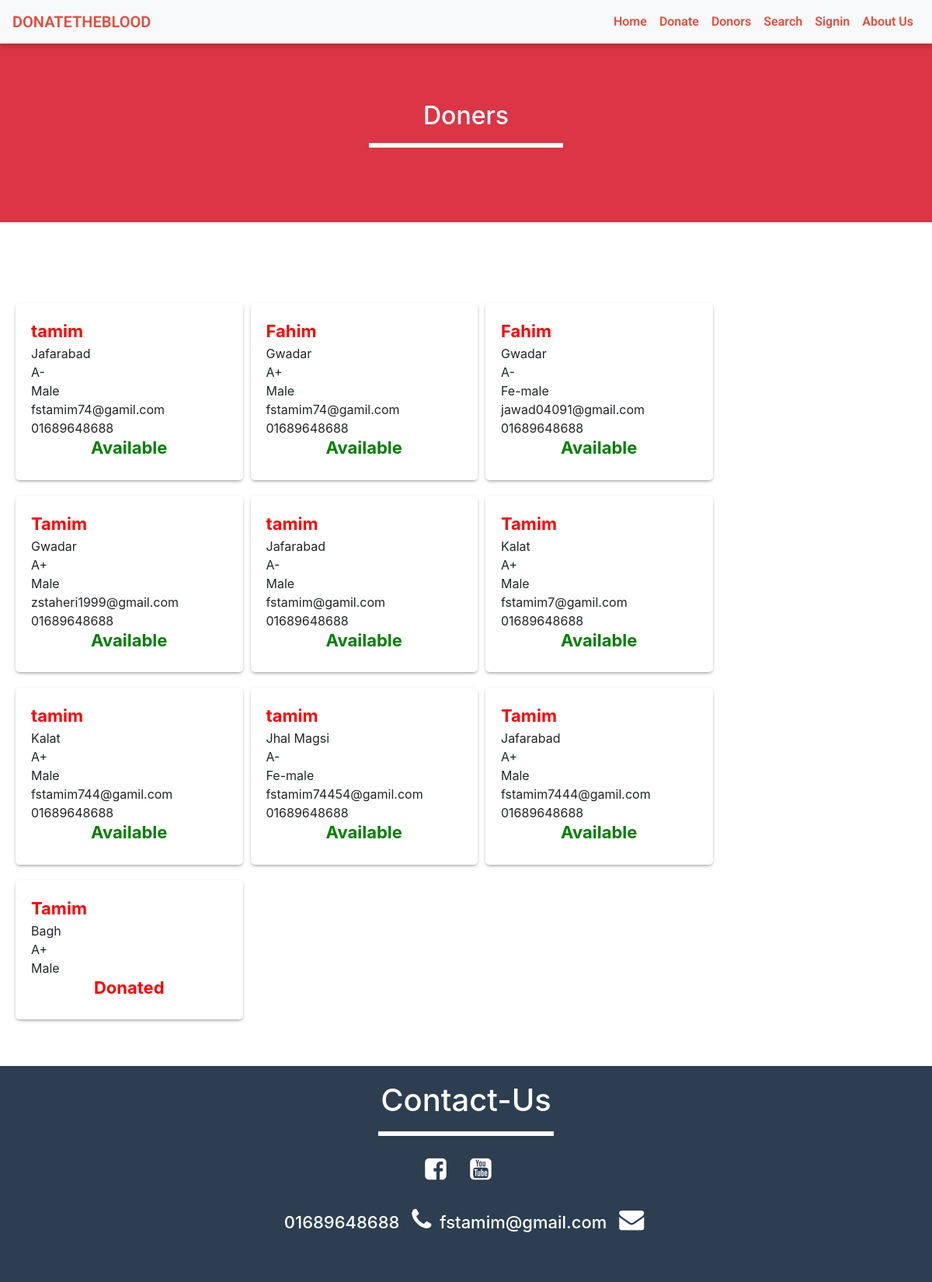
The page /donor.php on the database its author committed.
### tables this page shows
CREATE TABLE `donor` (
  `id` int(11) NOT NULL,
  `name` varchar(50) NOT NULL,
  `gender` varchar(10) NOT NULL,
  `email` varchar(50) NOT NULL,
  `city` varchar(50) NOT NULL,
  `dob` varchar(20) NOT NULL,
  `contact_no` varchar(20) NOT NULL,
  `save_life_date` varchar(20) NOT NULL,
  `password` varchar(100) NOT NULL,
  `blood_group` varchar(10) NOT NULL
);

### donor.php (the view, shortened to what this page needs)
 <?php
  include('include/header.php');
?>
<div class="container-fluid bg-danger size">
	<div class="row">
		<div class="col-md-6 offset-md-3">
			<h2 style="color: white;">Doners</h2>
			<hr class="white-bar">
		</div>
	</div>
</div>
<br>
<div class="container " style="padding: 60px 0;">
	<div class="row  data">
    <?php
    $sql="SELECT * FROM donor";
    $result=mysqli_query($conn,$sql);
    if(mysqli_num_rows($result)>0){
    	while($row=mysqli_fetch_assoc($result)){
    		if($row['save_life_date']=='0'){
    			echo '
    			    <div class="col-md-3 col-sm-12 col-lg-3 donors_data">
    			    <span class="name">'.$row['name'].'</span>
    			    <span>'.$row['city'].'</span>
    			    <span>'.$row['blood_group'].'</span>
    			    <span>'.$row['gender'].'</span>
    			    <span>'.$row['email'].'</span>
    			    <span>'.$row['contact_no'].'</span>
    			    <h4 class="name text-center" style="color:green; text-align:left;">Available</h4>
    			    </div>
    			';
    		}else{
    			  $date=$row['save_life_date'];
		          $start=date_create("$date");
                  $end=date_create();
                   $diff=date_diff($start,$end);
                  $diffMonth=$diff->m;
                   if($diffMonth>=3){
                                 		echo '
    			    <div class="col-md-3 col-sm-12 col-lg-3  donors_data">
    			    <span class="name">'.$row['name'].'</span>
    			    <span>'.$row['city'].'</span>
    			    <span>'.$row['blood_group'].'</span>
    			    <span>'.$row['gender'].'</span>
    			    <span>'.$row['email'].'</span>
    			    <span>'.$row['contact_no'].'</span>
    			    <h4 class="name text-center" style="color:green; text-align:left;">Available</h4>
    			    </div>
    			';
                                 }
                                 else{
                                 	echo '
    			    <div class="col-md-3 col-sm-12 col-lg-3   donors_data">
    			    <span class="name">'.$row['name'].'</span>
    			    <span>'.$row['city'].'</span>
    			    <span>'.$row['blood_group'].'</span>
    			    <span>'.$row['gender'].'</span>
    			    <h4 class="name text-center">Donated</h4>
    			    </div>
    			';
                                 }
    		}
    	}
    }else{
    	echo '<div class="alert alert-success alert-dismissible fade show" role="alert"><strong>Message</strong> <button type="button" class="close" data-dismiss="alert" aria-label="Close"><span aria-hidden="true">&times;</span>
             </button>
             </div>';
    }
     ?>
	</div>
</div>
<?php
  include('include/footer.php')
?>

### include/header.php (shortened to what this page needs)
<!DOCTYPE html>
  <head>
        <link rel="stylesheet" href="css/styles.css">
        <link rel="stylesheet" href="css/custom.css">
 <link rel="stylesheet" href="https://stackpath.bootstrapcdn.com/bootstrap/4.4.1/css/bootstrap.min.css">
        <link rel="stylesheet" type="text/css" href="https://stackpath.bootstrapcdn.com/font-awesome/4.7.0/css/font-awesome.min.css">
      </head>
<?php
            if(isset($_SESSION['user_id']) && !empty($_SESSION['user_id'])){
              include'usernav.php';
            }
            else{
            include 'navigation.php';
          }
?>

### include/navigation.php (shortened to what this page needs)
<body>
<nav id="mainNav" class="navbar fixed-top navbar-default navbar-expand-lg navbar-light bg-light">
  <a class="navbar-brand" href="./index.php">DONATETHEBLOOD</a>
  <div class="collapse navbar-collapse" id="navbarTogglerDemo02">
    <ul class="navbar-nav form-inline my-2 my-lg-0">
      <li class="nav-item">
        <a class="nav-link" href="index.php">Home</a>
      </li>
      <li class="nav-item">
        <a class="nav-link" href="donate.php">Donate</a>
      </li>
      <li class="nav-item">
        <a class="nav-link" href="donor.php">Donors</a>
      </li>
      <li class="nav-item">
        <a class="nav-link" href="search.php">Search</a>
      </li>
      <li class="nav-item">
        <a class="nav-link" href="signin.php">Signin</a>
      </li>
      <li class="nav-item">
        <a class="nav-link" href="about.php">About Us</a>
      </li>
    </ul>
  </div>
</nav>

### include/footer.php (shortened to what this page needs)
<div class="contsiner-fluid">
 <div class="row contactus">
   <div class="col-md-6 offset-md-3">
     <h1 class="text-center">Contact-Us<h1>
     <hr class="white-bar">
     <h1 class="text-center" style="color: white;">
      <a target="_blank" href=""><i style="color:white;"  class="fa fa-facebook-square"></i></a>
      <a target="_blank" href=""><i style="color:white;" class="fa fa-youtube-square"></i></a>
    <h1>
    <div class="details">
     <p class="ml-50" style="text-align: center;"> 01689648688 <i class="fa fa-phone"></i>
     fstamim@gmail.com <i class="fa fa-envelope"></i></p>
     </div>
    </div>
</div>
</div>
	</body>
</html>

### css/styles.css (style rules this page uses)
body { background: #f1f4f7; padding-top: 50px; color: #5f6468; font-family: "Roboto", sans-serif; }
p { color: #777; }
a, a:hover, a:focus { color: #e74c3c; }
h1, h2, h3, h4, h5, h6 { color: #5f6468; }
h1 { font-weight: 300; font-size: 40px; }
h2 { font-weight: 300; margin-bottom: 20px; }
h3, h4 { font-weight: 300; }
.bg-danger { color: #fff; background-color: #f9243f; }
.navbar-nav li a { color: #e74c3c !important; }

### css/custom.css (style rules this page uses)
.navbar-brand, .nav-link { color: #e74c3c !important; }
.navbar-default { background-color: white !important; border-color: rgba(34, 34, 34, 0.05); font-family: 'Roboto', 'Helvetica Neue', Arial, sans-serif; -webkit-transition: all 0.35s; -moz-transition: all 0.35s; transition: all 0.35s; }
@media (min-width: 768px) { .navbar-default { background-color: white !important; border-color: rgba(255, 255, 255, 0.3); } }
nav { -webkit-box-shadow: 0px 5px 5px 0px rgba(0,0,0,0.14); -moz-box-shadow: 0px 5px 5px 0px rgba(0,0,0,0.14); box-shadow: 0px 5px 5px 0px rgba(0,0,0,0.14); font-family: 'Roboto', sans-serif; font-weight: 600; }
body { background-color: #ecf0f1; width: 100%; overflow-x: hidden; }
.white-bar { height: 3px; width: 50%; color: white; background-color: white; }
.contactus { padding: 20px; background-color: #2c3e50; }
.contactus h1 { color: white; }
.contactus hr { width: 40% !important; }
.contactus p { color: white; }
.fa { font-size: 32px !important; margin-right: 20px; }
.details { font-size: 22px; padding: 20px; font-weight: 400px; }
.details .fa { margin-left: 10px; margin-right: 5px; }

### donor.php (style rules this page uses)
.size { padding: 80px 0px; }
h2 { text-align: center; }
.white-bar { background-color: white; width: 250px; height: 5px; text-orientation: center; }
h1 { color: white; }
span { display: block; }
.name { color: red; font-size: 22px; font-weight: 700; }
.donors_data { background-color: white; border-radius: 5px; margin:20px 5px 0px 5px; -webkit-box-shadow: 0px 2px 5px -2px rgba(89,89,89,0.95); -moz-box-shadow: 0px 2px 5px -2px rgba(89,89,89,0.95); box-shadow: 0px 2px 5px -2px rgba(89,89,89,0.95); padding: 20px; }

### rows shown on the page
donor: name "tamim", city "Jafarabad", blood_group "A-", gender "Male", email "fstamim74@gamil.com", contact_no "01689648688"
donor: name "Fahim", city "Gwadar", blood_group "A+", gender "Male", email "fstamim74@gamil.com", contact_no "01689648688"
donor: name "Fahim", city "Gwadar", blood_group "A-", gender "Fe-male", email "jawad04091@gmail.com", contact_no "01689648688"
donor: name "Tamim", city "Gwadar", blood_group "A+", gender "Male", email "zstaheri1999@gmail.com", contact_no "01689648688"
donor: name "tamim", city "Jafarabad", blood_group "A-", gender "Male", email "fstamim@gamil.com", contact_no "01689648688"
donor: name "Tamim", city "Kalat", blood_group "A+", gender "Male", email "fstamim7@gamil.com", contact_no "01689648688"
donor: name "tamim", city "Kalat", blood_group "A+", gender "Male", email "fstamim744@gamil.com", contact_no "01689648688"
donor: name "tamim", city "Jhal Magsi", blood_group "A-", gender "Fe-male", email "fstamim74454@gamil.com", contact_no "01689648688"
donor: name "Tamim", city "Jafarabad", blood_group "A+", gender "Male", email "fstamim7444@gamil.com", contact_no "01689648688"
donor: name "Tamim", city "Bagh", blood_group "A+", gender "Male"
